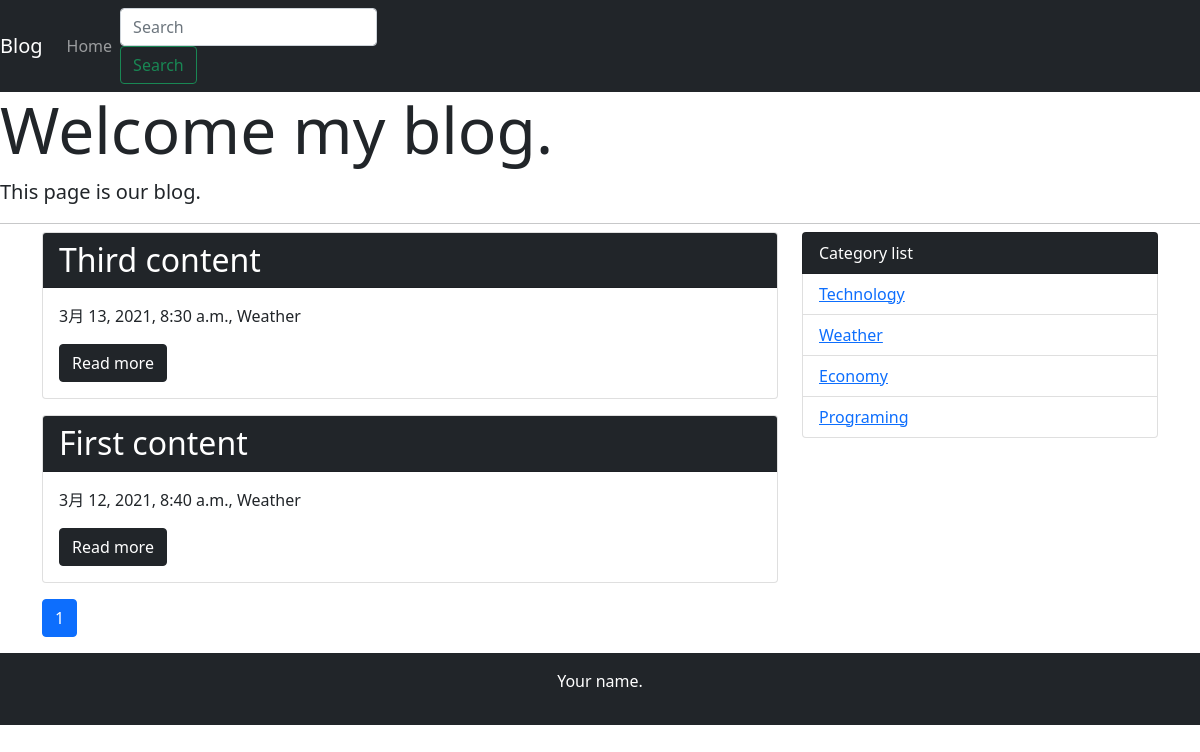
The app's page /category/2/ with its own data.
### blog/models.py (models this page shows, shortened)
class Post(models.Model):
    title = models.CharField('title', max_length=255)
    text = models.TextField('content')
    created_at = models.DateTimeField('created_date', default=timezone.now)
    category = models.ForeignKey(Category, verbose_name='category', on_delete=models.PROTECT)

class Category(models.Model):
    name = models.CharField('category_name', max_length=255)
    created_at = models.DateTimeField('created_date', default=timezone.now)
    def __str__(self):
        return self.name

### blog/views.py (the view)
# urls.py: path('category/<int:pk>/', views.CategoryView.as_view(), name='category'),
class CategoryView(generic.ListView):
    model = Post
    paginate_by = 2
    def get_queryset(self):
        category = get_object_or_404(Category, pk=self.kwargs['pk'])
        queryset = Post.objects.order_by('-created_at').filter(category=category)
        return queryset

### blog/context_process.py (called while the page is built)
def common(request):
    context = {
        'category_list': Category.objects.all(),
    }
    return context

### blog/templatetags/mytag.py (called while the page is built)
@register.simple_tag
def url_replace(request, field, value):
    url_dict = request.GET.copy()
    url_dict[field] = value
    return url_dict.urlencode()

### blog/templates/blog/post_list.html
{% extends 'blog/base.html' %}
{% block content %}
{% for post in post_list %}
    <div class="card mb-3">
        <h2 class="card-header bg-dark text-white">{{ post.title }}</h2>
        <div class="card-body">
            <p>{{ post.created_at }}, {{ post.category }}</p>
        <a href="#!" class="btn btn-dark">Read more</a>
        </div>
    </div>
{% endfor %}
{% include 'blog/page.html' %}
{% endblock content %}

### blog/templates/blog/base.html (shortened to what this page needs)
<!doctype html>
<html lang="ja">
  <head>
    <link href="https://cdn.jsdelivr.net/npm/bootstrap@5.0.0-beta2/dist/css/bootstrap.min.css" rel="stylesheet">
  </head>
  <body>
    <nav class="navbar navbar-expand-lg navbar-dark bg-dark">
      <a class="navbar-brand" href="#">Blog</a>
      <div class="collapse navbar-collapse" id="navbarSupportedContent">
        <ul class="navbar-nav mr-auto">
          <li class="nav-item active">
            <a class="nav-link" href="{% url 'blog:index' %}">Home</a>
          </li>
        </ul>
        <form class="form-inline my-2 my-lg-0" method="GET" action="{% url 'blog:index' %}">
          <input class="form-control mr-sm-2" type="text" placeholder="Search" aria-label="Search" name='search-key'>
          <button class="btn btn-outline-success .my-2 my-sm-0" type="submit">Search</button>
        </form>
      </div>
    </nav>
      <div class="jumbotron">
        <h1 class="display-3">Welcome my blog.</h1>
        <p class="lead">This page is our blog.</p>
        <hr class="my-2">
      </div>
      <div class="container">
        <div class="row">
          <div class="col-md-8">
            {% block content %}
            {% endblock content %}
          </div>
          <div class="col-md-4">
            <ul class="list-group">
              <li class="list-group-item bg-dark text-white">Category list</li>
              {% for category in category_list %}
                <li class="list-group-item"><a href="{% url 'blog:category' category.pk %}">{{ category }}</a></li>
              {% endfor %}
            </ul>
          </div>
        </div>
      </div>
      <footer class="bg-dark text-white text-center py-3">
        <p>Your name.</p>
      </footer>
  </body>
</html>

### records on screen
Post: title "Third content", created_at "3月 13, 2021, 8:30 a.m.", category "Weather"
Post: title "First content", created_at "3月 12, 2021, 8:40 a.m.", category "Weather"
Category: name "Technology"
Category: name "Weather"
Category: name "Economy"
Category: name "Programing"

### other values on screen
{{ link_page }} "1"
